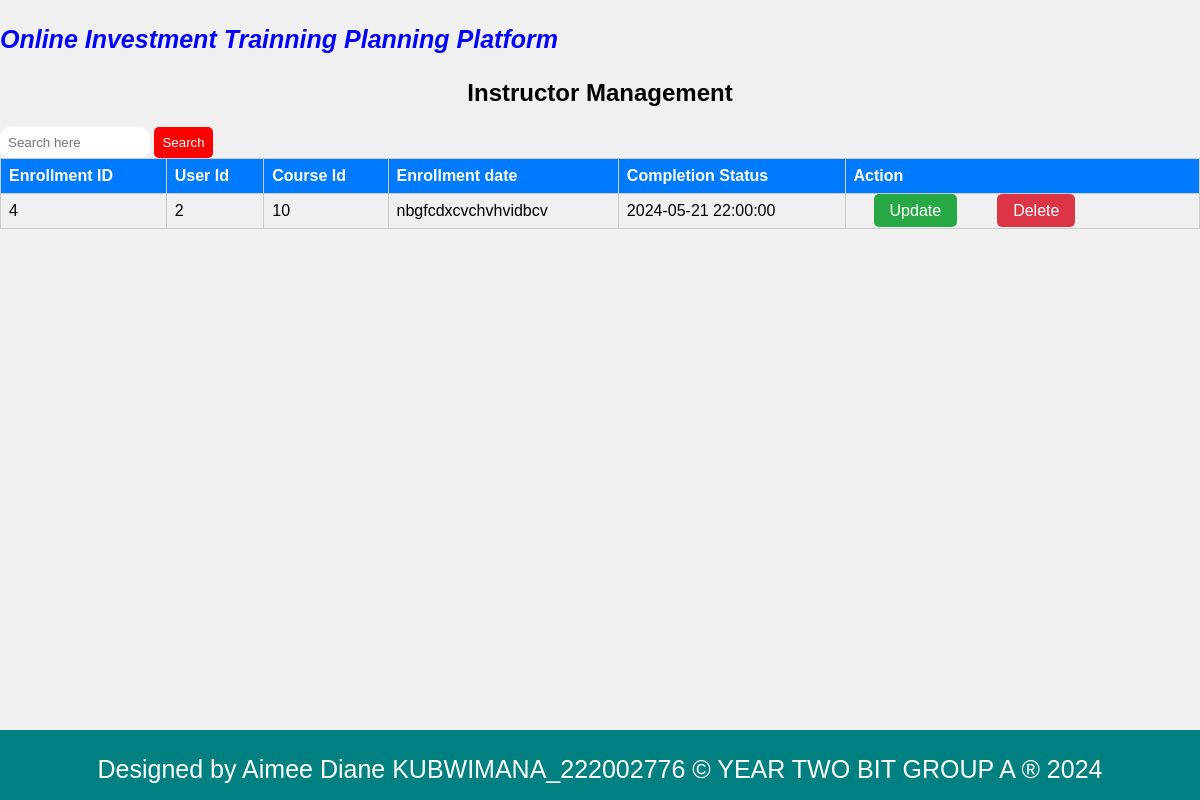
The app's page /comment_table.php with its own data.
### tables this page shows
CREATE TABLE `comments` (
  `CommentID` int(11) NOT NULL,
  `UserID` int(11) DEFAULT NULL,
  `CourseID` int(11) DEFAULT NULL,
  `CommentText` text DEFAULT NULL,
  `CommentDate` timestamp NOT NULL DEFAULT current_timestamp()
);

### comment_table.php (the view, shortened to what this page needs)
<!DOCTYPE html>
<html lang="en">
<head>
</head>
<body>
<p style="font-weight: bold;font-size: 25px;align-items: center;color: blue;"><i>Online Investment Trainning Planning Platform</i></p>
<h2 style="text-align: center;">Instructor Management</h2>
<div class="search-bar">
            <form action="search.php" method="GET">
                <input type="search" name="query" placeholder="Search here" />
                <button type="submit">Search</button>
            </form></div>
<table>
    <thead>
        <tr><th>Enrollment ID</th>
            <th>User Id</th>
            <th>Course Id</th>
            <th>Enrollment date</th>
            <th>Completion Status</th>
            <th colspan="2">Action</th>
        </tr>
    </thead>
    <tbody>
        <?php
        $servername = "localhost";
        $username = "root";
        $password = "";
        $dbname = "online_investment_training_system";
        $conn = new mysqli($servername, $username, $password, $dbname);
        $sql = "SELECT * FROM comments";
        $result = $conn->query($sql);
        if ($result->num_rows > 0) {
            while($row = $result->fetch_assoc()) {
                echo "<tr>";
                echo "<td>".$row["CommentID"]."</td>";
                echo "<td>".$row["UserID"]."</td>";
                echo "<td>".$row["CourseID"]."</td>";
                echo "<td>".$row["CommentText"]."</td>";
                echo "<td>".$row["CommentDate"]."</td>";
                echo "<td>";
                echo "<a href='update_comment.php?CommentID=".$row["CommentID"]."' class='btn btn-update'>Update</a>";
                echo "<a href='delete_comment.php?CommentID=".$row["CommentID"]."' class='btn btn-delete'>Delete</a>";
                echo "</td>";
                echo "</tr>";
            }
        } else {
            echo "<tr><td colspan='7'>No records found</td></tr>";
        }
        ?>
    </tbody>
</table>
<footer>
    <p style="text-align: center;">Designed by Aimee Diane KUBWIMANA_222002776 &copy; YEAR TWO BIT GROUP A &reg; 2024</p>
</footer>
</body>
</html>

### comment_table.php (style rules this page uses)
body { font-family: Arial, sans-serif; background-color: #f0f0f0; margin: 0; padding: 0; }
table { width: 100%; border-collapse: collapse; margin-bottom: 20px; }
th, td { border: 1px solid #ccc; padding: 8px; text-align: left; }
th { background-color: #007bff; color: white; }
.btn { padding: 8px 16px; background-color: #007bff; color: white; border: none; border-radius: 5px; cursor: pointer; text-decoration: none; margin: 20px; }
.btn-delete { background-color: #dc3545; }
.btn-update { background-color: #28a745; }
footer { background-color:teal; text-align: center; width: 100%; height: 70px; color: white; font-size: 25px; position: fixed; bottom: 0; left: 0; }
.search-bar input[type="search"] { width: 150px; padding: 8px; border-radius: 10px; border: none; }
.search-bar button[type="submit"] { background-color: red; color: white; padding: 8px; border: none; border-radius: 5px; cursor: pointer; }

### records on screen
comments: CommentID "4", UserID "2", CourseID "10", CommentText "nbgfcdxcvchvhvidbcv", CommentDate "2024-05-21 22:00:00"
